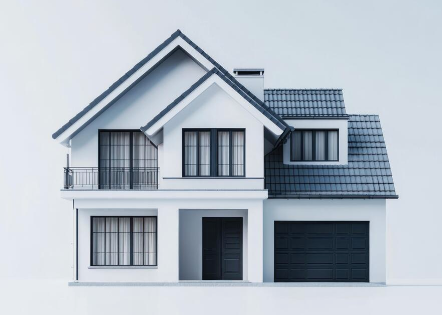
#> input picture Experiment-3/image.png, 442 x 315 px
$ jupyter execute CV_Experiment3.ipynb
#> lines starting #> are read from the running program, lines starting #| are printed output that depends on the picture
[cell 1]
import cv2
import numpy as np
import matplotlib.pyplot as plt

[cell 2]
# Read input image
img = cv2.imread("image.png")
#> img is the input picture: shape (315, 442, 3); mean B, G, R 194.9, 184.6, 175.3
if img is None:
  print("Image not found")
  exit()

# Get image dimensions
height, width = img.shape[:2]
#> height = 315; width = 442

# Source points
pts1 = np.float32([
    [50, 50],
    [width - 50, 50],
    [50, height - 50],
    [width - 50, height - 50]
])

# Destination points (where the corners should move)
pts2 = np.float32([
    [0, 0],
    [width, 0],
    [100, height],
    [width - 100, height]
])

# Perspective transformation matrix
matrix = cv2.getPerspectiveTransform(pts1, pts2)

# Apply perspective transformation
result = cv2.warpPerspective(img, matrix, (width, height))
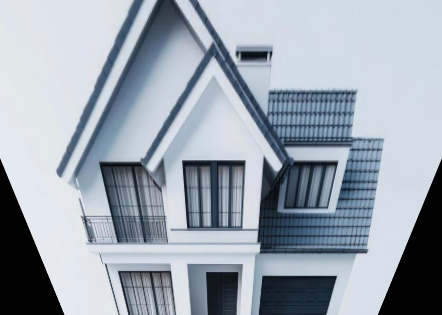
#> result: shape (315, 442, 3); mean B, G, R 175.6, 165, 155.2

# Convert BGR to RGB for matplotlib
img_rgb = cv2.cvtColor(img, cv2.COLOR_BGR2RGB)
result_rgb = cv2.cvtColor(result, cv2.COLOR_BGR2RGB)

# Display images
plt.figure(figsize=(12, 6))

plt.subplot(1, 2, 1)
plt.imshow(img_rgb)
plt.title("Original Image")
plt.axis("off")

plt.subplot(1, 2, 2)
plt.imshow(result_rgb)
plt.title("Perspective Transformed Image")
plt.axis("off")

plt.tight_layout()
plt.show()
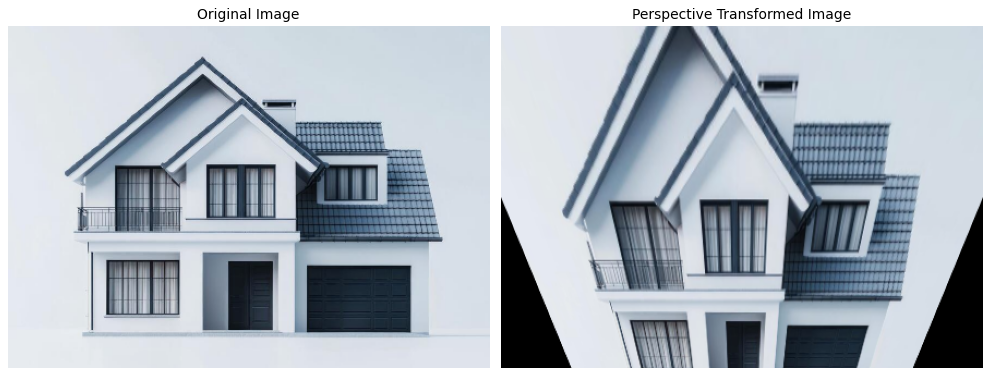
#> figure drawn by matplotlib, 2 panels
